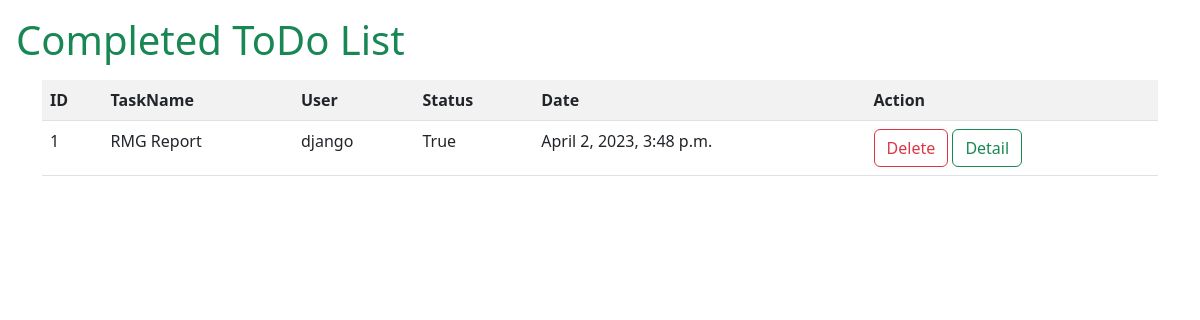
The app's page /todos/completed/ with its own data.
### tasks/models.py (models this page shows, shortened)
class Todos(models.Model):
    task_name=models.CharField(max_length=200)
    user=models.ForeignKey(User,on_delete=models.CASCADE)
    status=models.BooleanField(default=False)
    date=models.DateTimeField(auto_now_add=True)

### tasks/views.py (the view)
# urls.py: path("todos/completed/",views.TodoCompletedView.as_view(),name="todo-completed"),
class TodoCompletedView(View):
    def get(self,request,*args,**kwargs):
        qs=Todos.objects.filter(status=True)
        return render(request,"todo-completed.html",{"completed":qs})

### tasks/templates/todo-completed.html (shortened to what this page needs)
<!DOCTYPE html>
<html lang="en">
<head>
    <link href="https://cdn.jsdelivr.net/npm/bootstrap@5.3.0-alpha2/dist/css/bootstrap.min.css" rel="stylesheet">
</head>
<body>
    <h1 class="text-success m-3">Completed ToDo List</h1>
    <div class="container">
        <table class="table table-striped">
            <tr>
                <th>ID</th>
                <th>TaskName</th>
                <th>User</th>
                <th>Status</th>
                <th>Date</th>
                <th>Action</th>
            </tr>
            {%for t in completed%}
            <tr>
                <td>{{forloop.counter}}</td>
                <td>{{t.task_name}}</td>
                <td>{{t.user}}</td>
                <td>{{t.status}}</td>
                <td>{{t.date}}</td>
                <td>
                    <a href="{%url 'todo-delete' t.id%}" class="btn btn-outline-danger">Delete</a>
                    <a href="{%url 'todo-detail' t.id%}" class="btn btn-outline-success">Detail</a>
                </td>
            </tr>
            {%endfor%}
        </table>
    </div>
</body>
</html>

### records on screen
Todos: task_name "RMG Report", user "django", status "True", date "April 2, 2023, 3:48 p.m."
